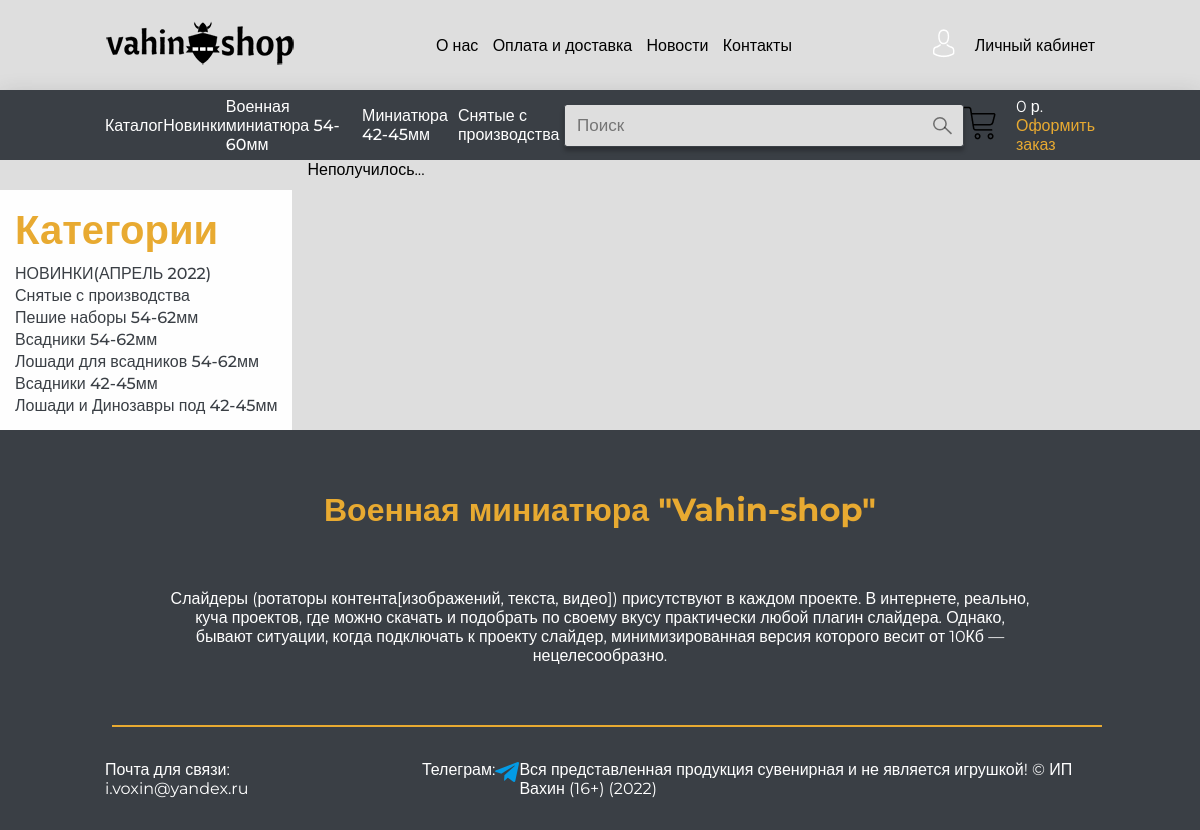
Page /category/1/ on the committed database.
### shop/models.py (models this page shows, shortened)
class Category(models.Model):
    title = models.CharField(max_length=100, db_index=True, verbose_name='Наименование категории')
    def get_absolute_url(self):
        return reverse('category', kwargs={"category_id": self.pk})
    class Meta:
        verbose_name = 'Категория'
        verbose_name_plural = 'Категории'
        ordering = ['id']

### shop/views.py (the view)
# urls.py: path('category/<int:category_id>/', get_category, name='category'),
def get_category(request, category_id):
    shopz = Product.objects.filter(category_id=category_id)
    category = Category.objects.get(pk=category_id)
    return render(request, 'shop/category.html', {'shop': shopz, 'category': category})

### shop/templatetags/shop_tags.py (called while the page is built)
@register.simple_tag()
def get_categories():
    return Category.objects.all()

### shop/templates/shop/category.html (shortened to what this page needs)
{% extends 'base.html' %}
{% block content %}
{% include '_content_card.html'%}
{% endblock %}

### shop/templates/_content_card.html (shortened to what this page needs)
{% load shop_tags %}
<div class="content">
    <nav class="navbar_container">
        <ul class="navbar_menu">
            <p>Категории</p>
            {% get_categories as categories %}
            {% for item in categories %}
            <li>
                <a href="{{ item.get_absolute_url }}">{{ item.title }}</a>
            </li>
            {% endfor %}
        </ul>
    </nav>
    <div class="card_container">
    </div>
</div>

### shop/static/css/main.css (style rules this page uses)
* { box-sizing: border-box; margin: 0; font-family: 'Montserrat', sans-serif; }
.content { display: flex; width: 100%; background-color: #dedede; }
.navbar_menu { width: auto; height: fit-content; background-color: #FEFEFE;; margin-top: 30px; margin-right: 15px; padding: 15px; list-style: none; }
.navbar_menu p { margin-bottom: 10px; font-size: 40px; font-weight: 700; color: #E8AA31; }
.navbar_menu li { text-align: left; margin-top: 3px; }
.navbar_menu li a { font-weight: 500; text-decoration: none; outline: none; color: #3a3f45; }
.card_container { display: flex; width: auto; flex-wrap: wrap; justify-content: space-around; margin-bottom: 30px; }

### rows in the picture
Category: title "НОВИНКИ(АПРЕЛЬ 2022)"
Category: title "Снятые с производства"
Category: title "Пешие наборы 54-62мм"
Category: title "Всадники 54-62мм"
Category: title "Лошади для всадников 54-62мм"
Category: title "Всадники 42-45мм"
Category: title "Лошади и Динозавры под 42-45мм"
